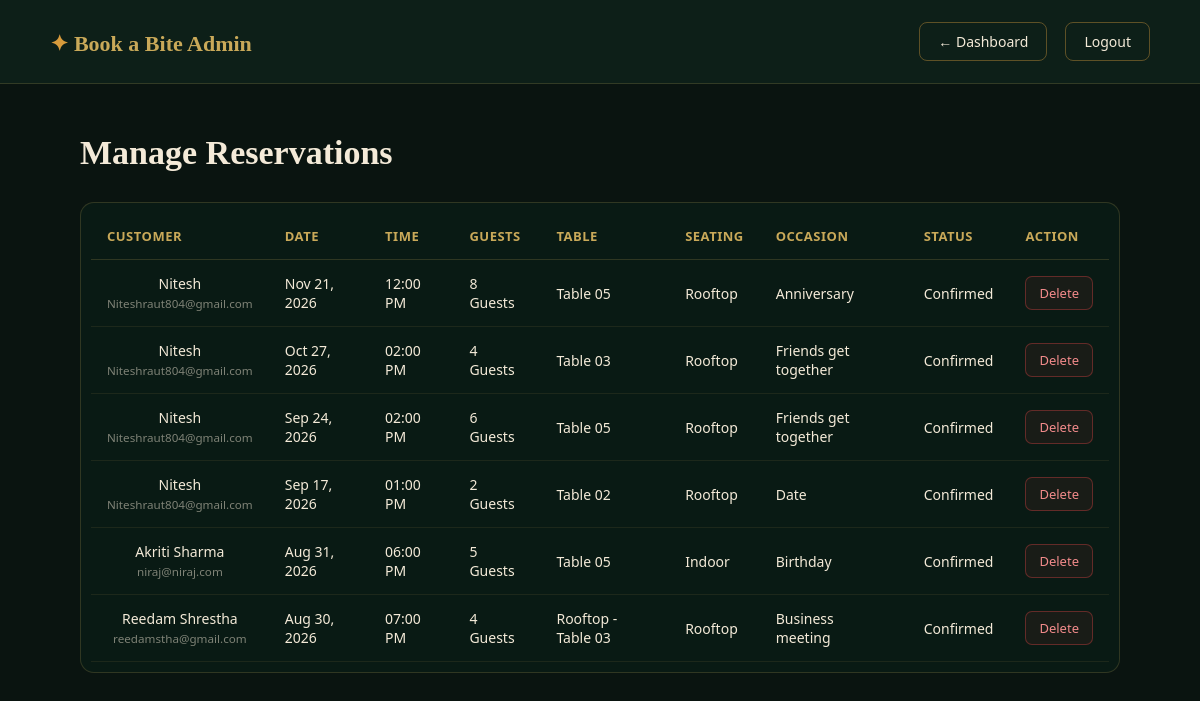
Screenshot of /Admin/reservations.php (signed in) with the database file from the repository.
### tables this page shows
CREATE TABLE `reservations` (
  `id` int(11) NOT NULL,
  `user_id` int(11) NOT NULL,
  `phone_no` varchar(20) NOT NULL,
  `reservation_date` date NOT NULL,
  `reservation_time` varchar(20) NOT NULL,
  `guests` varchar(20) NOT NULL,
  `seating` varchar(20) NOT NULL,
  `occasion` varchar(50) NOT NULL,
  `table_no` varchar(20) NOT NULL,
  `preorder` enum('yes','no') DEFAULT 'no',
  `total_amount` int(11) DEFAULT 0,
  `status` enum('confirmed','completed','cancelled') DEFAULT 'confirmed',
  `grilled_chicken_qty` int(11) DEFAULT 0,
  `chicken_pasta_qty` int(11) DEFAULT 0,
  `chocolate_cake_qty` int(11) DEFAULT 0,
  `created_at` timestamp NOT NULL DEFAULT current_timestamp()
);

CREATE TABLE `users` (
  `id` int(11) NOT NULL,
  `full_name` varchar(100) NOT NULL,
  `email` varchar(150) NOT NULL,
  `phone_no` varchar(20) NOT NULL,
  `password` varchar(255) NOT NULL,
  `created_at` timestamp NOT NULL DEFAULT current_timestamp(),
  `updated_at` timestamp NOT NULL DEFAULT current_timestamp() ON UPDATE current_timestamp()
);

### Admin/reservations.php (the view, shortened to what this page needs)
<?php
include "../Backend/db.php";
mysqli_query($conn, "UPDATE reservations SET status = 'completed' WHERE status = 'confirmed' AND reservation_date < CURDATE()");
$result = mysqli_query($conn, "
    SELECT r.*, u.full_name, u.email
    FROM reservations r
    JOIN users u ON r.user_id = u.id
    ORDER BY r.reservation_date DESC, r.id DESC
");
?>
<!DOCTYPE html>
<html lang="en">
<head>
    <link rel="stylesheet" href="admin.css">
</head>
<body class="dashboard-body">
    <header class="admin-header">
        <div class="logo"><span>✦</span> Book a Bite Admin</div>
        <div class="admin-nav">
            <a href="dashboard.php" class="back-btn">← Dashboard</a>
            <a href="logout.php" class="logout-btn">Logout</a>
        </div>
    </header>
    <main class="admin-main">
        <h1>Manage Reservations</h1>
        <div class="table-wrapper">
            <table class="admin-table">
                <thead>
                    <tr>
                        <th>Customer</th>
                        <th>Date</th>
                        <th>Time</th>
                        <th>Guests</th>
                        <th>Table</th>
                        <th>Seating</th>
                        <th>Occasion</th>
                        <th>Status</th>
                        <th>Action</th>
                    </tr>
                </thead>
                <tbody>
                    <?php while ($r = mysqli_fetch_assoc($result)): ?>
                        <tr>
                            <td>
                                <?php echo htmlspecialchars($r['full_name']); ?><br>
                                <small><?php echo htmlspecialchars($r['email']); ?></small>
                            </td>
                            <td><?php echo htmlspecialchars(date("M j, Y", strtotime($r['reservation_date']))); ?></td>
                            <td><?php echo htmlspecialchars($r['reservation_time']); ?></td>
                            <td><?php echo htmlspecialchars($r['guests']); ?></td>
                            <td><?php echo htmlspecialchars($r['table_no']); ?></td>
                            <td><?php echo htmlspecialchars($r['seating']); ?></td>
                            <td><?php echo htmlspecialchars($r['occasion']); ?></td>
                            <td>
                                <span class="status-pill status-<?php echo htmlspecialchars($r['status']); ?>">
                                    <?php echo ucfirst(htmlspecialchars($r['status'])); ?>
                                </span>
                            </td>
                            <td>
                                <a href="reservations.php?delete=<?php echo $r['id']; ?>"
                                   class="delete-btn"
                                   onclick="return confirm('Remove this reservation?');">
                                   Delete
                                </a>
                            </td>
                        </tr>
                    <?php endwhile; ?>
                </tbody>
            </table>
        </div>
    </main>
</body>
</html>

### Admin/admin.css (style rules this page uses)
* { margin: 0; padding: 0; box-sizing: border-box; font-family: 'Segoe UI', sans-serif; }
body { background: #0a1410; color: #f4ead8; min-height: 100vh; }
.admin-header { display: flex; justify-content: space-between; align-items: center; padding: 22px 50px; background: #0d1f18; border-bottom: 1px solid rgba(201, 169, 89, 0.2); }
.logo { font-family: 'Cormorant Garamond', serif; font-size: 22px; color: #c9a959; font-weight: 600; }
.logo span { color: #d89b3c; }
.admin-nav { display: flex; align-items: center; gap: 18px; }
.back-btn, .logout-btn { text-decoration: none; color: #f4ead8; border: 1px solid rgba(216, 155, 60, 0.4); padding: 9px 18px; border-radius: 8px; font-size: 14px; transition: 0.3s; }
.admin-main { max-width: 1100px; margin: 0 auto; padding: 50px 30px 80px; }
.admin-main h1 { font-family: 'Cormorant Garamond', serif; font-size: 34px; color: #f4ead8; margin-bottom: 30px; }
.table-wrapper { overflow-x: auto; background: rgba(15, 92, 63, 0.1); border: 1px solid rgba(201, 169, 89, 0.2); border-radius: 14px; padding: 10px; }
.admin-table { width: 100%; border-collapse: collapse; min-width: 800px; }
.admin-table th { text-align: left; padding: 14px 16px; color: #c9a959; font-size: 13px; text-transform: uppercase; letter-spacing: 0.5px; border-bottom: 1px solid rgba(201, 169, 89, 0.2); }
.admin-table td { padding: 14px 16px; border-bottom: 1px solid rgba(201, 169, 89, 0.1); font-size: 14px; color: #f4ead8; vertical-align: middle; }
.admin-table tbody tr { transition: 0.2s; }
.admin-table small { color: rgba(244, 234, 216, 0.5); }
.admin-table td:first-child { width: 90px; text-align: center; }
.edit-btn, .delete-btn { display: inline-block; text-decoration: none; padding: 7px 13px; border-radius: 7px; font-size: 13px; transition: 0.3s; white-space: nowrap; }
.delete-btn { color: #f28b8b; background: rgba(212, 67, 67, 0.08); border: 1px solid rgba(212, 67, 67, 0.4); }

### rows the page displays
reservations: user.full_name "Nitesh", user.email "Niteshraut804@gmail.com", reservation_date "Nov 21, 2026", reservation_time "12:00 PM", guests "8 Guests", table_no "Table 05", seating "Rooftop", occasion "Anniversary", status "Confirmed"
reservations: user.full_name "Nitesh", user.email "Niteshraut804@gmail.com", reservation_date "Oct 27, 2026", reservation_time "02:00 PM", guests "4 Guests", table_no "Table 03", seating "Rooftop", occasion "Friends get together", status "Confirmed"
reservations: user.full_name "Nitesh", user.email "Niteshraut804@gmail.com", reservation_date "Sep 24, 2026", reservation_time "02:00 PM", guests "6 Guests", table_no "Table 05", seating "Rooftop", occasion "Friends get together", status "Confirmed"
reservations: user.full_name "Nitesh", user.email "Niteshraut804@gmail.com", reservation_date "Sep 17, 2026", reservation_time "01:00 PM", guests "2 Guests", table_no "Table 02", seating "Rooftop", occasion "Date", status "Confirmed"
reservations: user.full_name "Akriti Sharma", user.email "niraj@niraj.com", reservation_date "Aug 31, 2026", reservation_time "06:00 PM", guests "5 Guests", table_no "Table 05", seating "Indoor", occasion "Birthday", status "Confirmed"
reservations: user.full_name "Reedam Shrestha", user.email "reedamstha@gmail.com", reservation_date "Aug 30, 2026", reservation_time "07:00 PM", guests "4 Guests", table_no "Rooftop - Table 03", seating "Rooftop", occasion "Business meeting", status "Confirmed"
